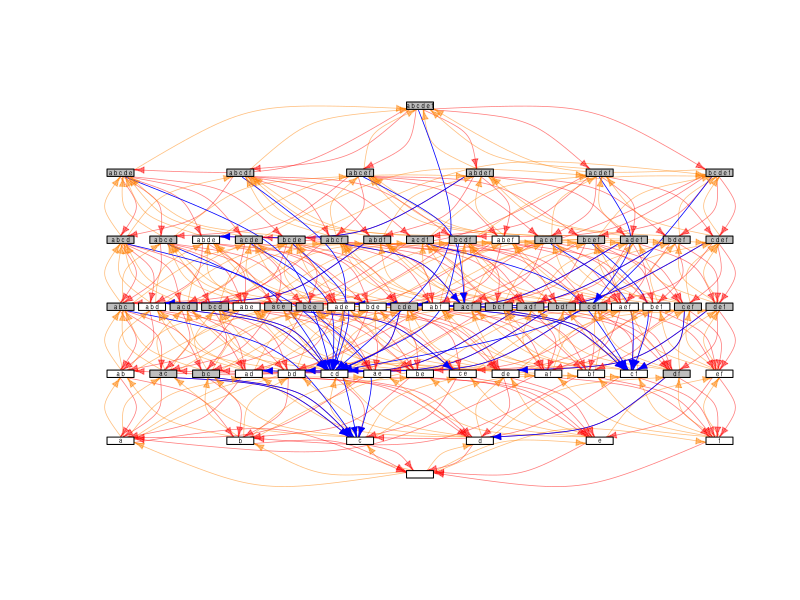
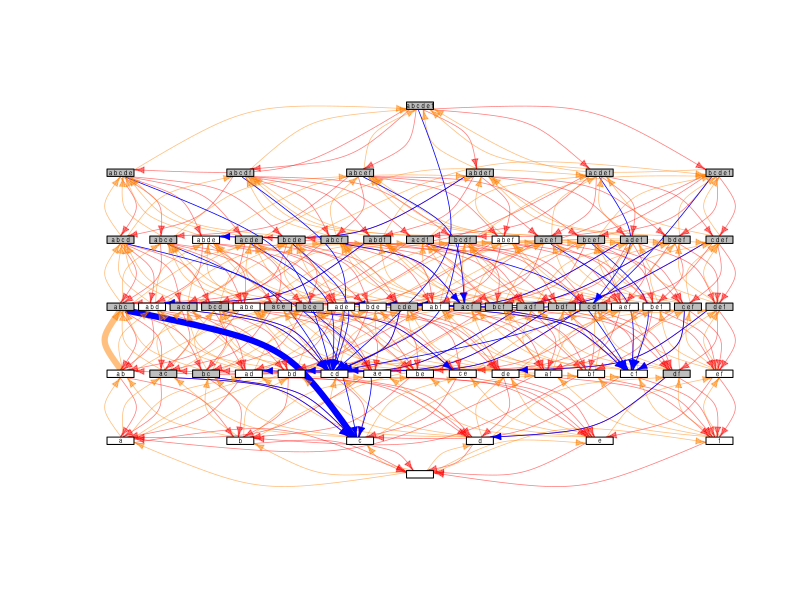
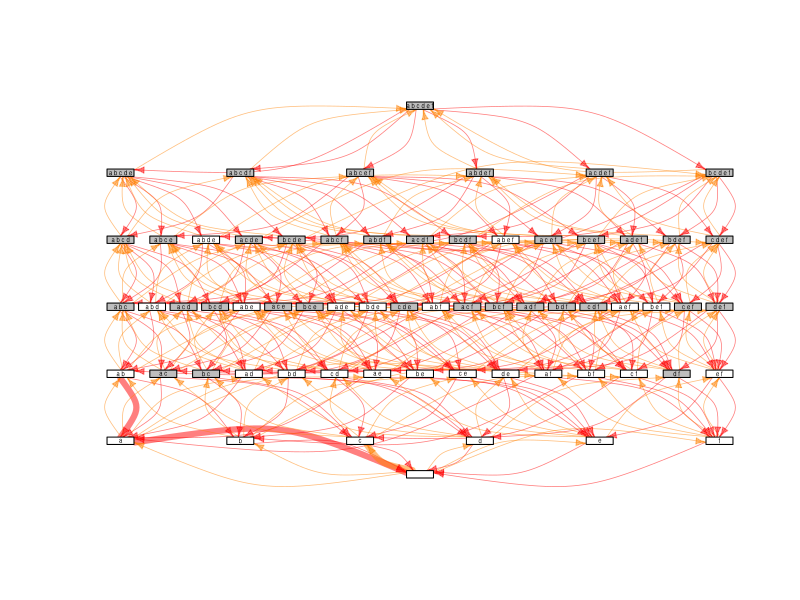
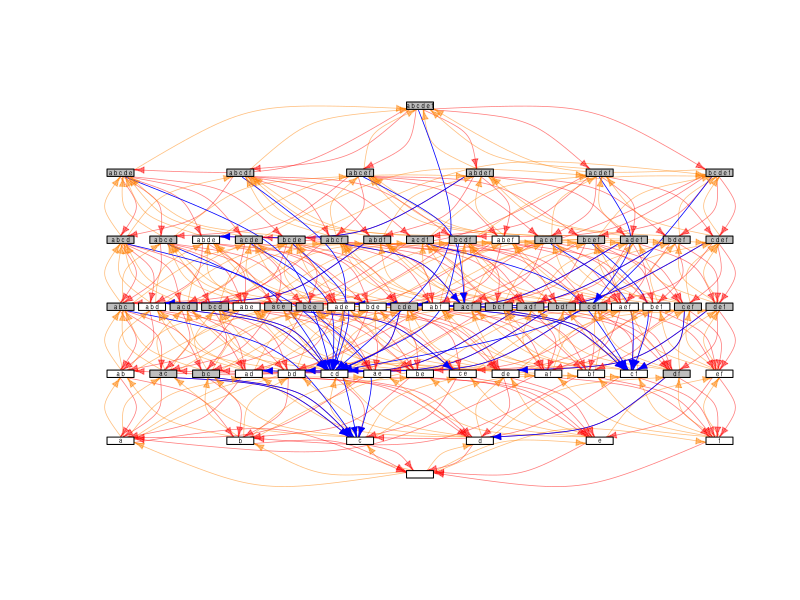

Write the R code that produced these figures, in order.
library(igraph)
library(viridis)
library(ggplot2)
library(ggrepel)
library(randomForest)
library(dplyr)
library(tidyr)

if (!file.exists('outputs_r'))
{
  dir.create('outputs_r')
}

generate_assemblages <- function(n, labels=letters)
{
  df = expand.grid(replicate(n, 0:1, simplify = FALSE))
  names(df) = labels[1:n]
  
  new_states = as.data.frame(matrix(data=0,nrow=nrow(df),ncol=ncol(df)))
  names(new_states) = paste(names(df),"new",sep=".")
  
  df_final = data.frame(df, 
                        stable=NA, 
                        feasible=NA,
                        tau=NA,
                        richness=NA, 
                        abundance.mean.resident=NA, 
                        abundance.sd.resident=NA, 
                        new_states)
  df_final$richness = apply(df_final[,1:n],1,sum)
  
  return(df_final)
}

generate_params <- function(n, labels=letters, A.diag=-1,
                            distribution.A='norm',
                            A.norm.mean=-0.2, A.norm.sd=0.2,  
                            A.lnorm_neg.meanlog=log(0.25), A.lnorm_neg.sdlog=log(1.5),
                            A.lnorm_pos.meanlog=log(0.25), A.lnorm_pos.sdlog=log(1.5),
                            distribution.r='norm',
                            r.norm.mean=1, r.norm.sd=0.5, 
                            r.lnorm_pos.meanlog=log(1), 
                            r.lnorm_pos.sdlog=log(2))
{
  # interaction matrix
  A = matrix(data=NA,nrow=n,ncol=n)
  dimnames(A) = list(labels[1:n],labels[1:n])
  
  # intrinsic growth rate vector
  r = rep(NA, n)
  names(r) = labels[1:n]
  
  # fill A
  if (distribution.A=='norm')
  {
    A[] = rnorm(n=n*n,mean=A.norm.mean,sd=A.norm.sd) 
  }
  else if (distribution.A=='lnorm_neg')
  {
    A[] = -1*rlnorm(n=n*n,meanlog=A.lnorm_neg.meanlog,sdlog=A.lnorm_neg.sdlog) 
  }
  else if (distribution.A=='lnorm_pos')
  {
    A[] = rlnorm(n=n*n,meanlog=A.lnorm_pos.meanlog,sdlog=A.lnorm_pos.sdlog)
  }
  else
  {
    stop('distribution not found')
  }
  
  # fill r
  if (distribution.r=='norm')
  {
    r[] = rnorm(n=n,mean=r.norm.mean,sd=r.norm.sd)
  }
  else if (distribution.r=='lnorm_pos')
  {
    r[] = rlnorm(n=n,meanlog=r.lnorm_pos.meanlog,sdlog=r.lnorm_pos.sdlog)
  }
  else
  {
    stop('distribution not found')
  }
  
  # set diagonal for A if requested
  if (!is.null(A.diag))
  {
    diag(A) <- rep(A.diag,n)
  }
  
  # return combo
  return(list(A=A,r=r))
}


assign_params <- function(assemblage, params)
{
  stopifnot(nrow(assemblage)==1)
  # find species that are present
  species_indices_present = which(as.numeric(assemblage)==1)
  
  # pick subset of parameters (assuming that the parameters don't change when subsetting)
  A_this = params$A[species_indices_present, species_indices_present, drop=FALSE]
  r_this = params$r[species_indices_present]
  
  return(list(A=A_this,r=r_this))
}

determine_feasibility <- function(params)
{
  if (length(params$r) > 0)
  {
    x = -1 * solve(params$A) %*% params$r
    
    feasibility = all(x > 0)
    new_state = names(params$r)[which(x > 0)]
    if (length(new_state)==0)
    {
      new_state = NULL
    }
    
    abundance.mean.resident = mean(x[x>0])
    abundance.sd.resident = sd(x[x>0])
  }
  else
  {
    feasibility = TRUE
    new_state = NULL
    abundance.mean.resident = NA
    abundance.sd.resident = NA
  }
  
  return(list(feasible=feasibility, 
              new_state = new_state, 
              abundance.mean.resident = abundance.mean.resident, 
              abundance.sd.resident = abundance.mean.resident))
}

determine_stability <- function(params)
{
  if (length(params$r) > 0)
  {
    print(str(params$r))
    print(str(params$A))
    lambda = eigen( diag(params$r,nrow=length(params$r)) %*% params$A  )$values
    stability = all(Re(lambda) < 0)
    if (stability == TRUE)
    {
      tau = -1/max(Re(lambda)) # time constant is inverse of the biggest eigenvalue
    }
    else
    {
      tau = 0
    }
  }
  else
  {
    lambda = NA
    stability = TRUE
    tau = NA
  }
  
  return(list(stable=stability,lambda=lambda,tau=tau))
}

generate_assemblage_transitions <- function(assemblages, params)
{
  n = log2(nrow(assemblages))
  for (i in 1:nrow(assemblages)) # skip the no-species scenario
  {
    params_this = assign_params(assemblage = assemblages[i,1:n], params = params)
    
    f = determine_feasibility(params_this)
    s = determine_stability(params_this)
    
    assemblages[i,"stable"] = s$stable
    assemblages[i,"feasible"] = f$feasible
    assemblages[i,"tau"] = s$tau
    assemblages[i,"abundance.mean.resident"] = f$abundance.mean.resident
    assemblages[i,"abundance.sd.resident"] = f$abundance.sd.resident
    
    if (!is.null(f$new_state))
    {
      assemblages[i,paste(f$new_state,"new",sep=".")] = 1
    }
  }
  return(assemblages)
}


classify_reachable_vertices <- function(network)
{
  vertices_all = V(network)
  
  reachable = rep(NA, length(vertices_all))
  
  for (i in 1:length(vertices_all))
  {
    # if there is at least one natural link pointing in to this verte
    reachable[i] = any(incident(network,v=V(network)[i],mode='in')$type=="natural")
  }
  return(reachable)
}

make_network <- function(assemblages, include.natural = TRUE)
{
  n = log2(nrow(assemblage_transitions))
  # generate labels for natural transitions
  assemblages$from = apply(assemblages[,1:n], 1, function(x) { paste(names(x)[which(x>0)],collapse=" ") })
  # weird numbers in columns help us pick the right columns for the dataframe created in generate_assemblages()
  assemblages$to = apply(assemblages[,(n+7):(2*n+6)], 1, function(x) { paste(gsub("\\.new$","",names(x))[which(x>0)],collapse=" ") })
  
  # identify all single-species additions/deletions  
  transitions_single_matrix = (as.matrix(dist(assemblages_all[,1:n],method='manhattan'))==1)
  dimnames(transitions_single_matrix) = list(assemblages$from, assemblages$from)
  
  transitions_single_df = which(transitions_single_matrix==TRUE,arr.ind=TRUE)
  row.names(transitions_single_df) = NULL
  transitions_single_df = as.data.frame(transitions_single_df)
  # assign labels
  transitions_single_df$from = assemblages$from[ transitions_single_df$row ]
  transitions_single_df$to = assemblages$from[ transitions_single_df$col ]
  # determine if species addition or removal
  transitions_single_df$type = ifelse(sign(sapply(transitions_single_df$to, nchar) - sapply(transitions_single_df$from, nchar))>0,"addition","deletion")
  # keep necessary columns
  transitions_single_df = transitions_single_df[,c("from","to","type")]
  
  # add natural relaxations of unstable states
  transitions_natural_df = assemblages[,c("from","to")]
  transitions_natural_df$type = "natural"
  
  # put all the transition types together
  if (include.natural == TRUE)
  {
    transitions_all = rbind(transitions_single_df, transitions_natural_df)
  }
  else
  {
    transitions_all = transitions_single_df
  }
  
  # simplify the transitions
  # remove loops
  transitions_all = transitions_all[transitions_all$from != transitions_all$to, ]
  
  g = graph_from_data_frame(transitions_all,directed=TRUE,vertices=assemblages[,c("from","stable","feasible","richness")])
  
  # determine reachable vertices
  reachable = classify_reachable_vertices(g)
  V(g)$reachable = reachable
  
  # simplify the transitions, keeping only the minimum cost links when there are multiple choices, and removing loops
  #g = simplify(g, remove.multiple = TRUE, remove.loops = TRUE, edge.attr.comb = 'min')
  
  return(list(graph=g,transitions=transitions_all)) # consider also returning the transition table
}


layout_network <- function(graph)
{
  vertex_names = V(graph)$name
  
  y = sapply(vertex_names, nchar)
  
  df = data.frame(name=vertex_names,x=NA,y=y)
  #df = df[order(df$y),]
  
  for (i in unique(df$y))
  {
    rows_this = which(df$y==i)
    x_out = seq(0,1,length.out=length(rows_this))
    x_out = x_out - mean(x_out)
    df$x[rows_this] = x_out
  }
  
  # select key columns
  df = as.matrix(df[,c("x","y")])
  
  return(df)
}


plot_transitions <- function(network, edge_highlight=NULL, vertex_highlight_start=NULL, vertex_highlight_end=NULL)
{
  edge_types = E(network)$type
  
  edge_colors = c(natural=rgb(0,0,1),addition=rgb(1,0.5,0,0.5),deletion=rgb(1,0,0,0.5))[edge_types]
  edge_widths = rep(0.75, length(edge_types))
  edge_arrow_sizes = rep(0.5, length(edge_types))
  if(!is.null(edge_highlight))
  {
    edge_widths[edge_highlight] = 6
    #edge_arrow_sizes[edge_highlight] = 10 # not currently implemented in igraph...
  }
  
  vertex_colors = ifelse(V(network)$feasible==1 & V(network)$stable==1,'white','gray')
  vertex_frame_colors = 'black'
  
  vertex_shapes = rep('rectangle',length(V(network)))           
  # if(!is.null(vertex_highlight_start))
  # {
  #   vertex_shapes[ which(V(network)$name==vertex_highlight_start) ] = 'circle'
  # }
  # if(!is.null(vertex_highlight_end))
  # {
  #   vertex_shapes[ which(V(network)$name==vertex_highlight_end) ] = 'circle'
  # }
  
  plot(network,
       asp=0,
       layout=layout_network(network),
       edge.arrow.size=edge_arrow_sizes, 
       edge.label=NA,
       edge.curved=TRUE,
       edge.color=edge_colors,
       edge.width=edge_widths,
       vertex.frame.color=vertex_frame_colors,
       vertex.shape=vertex_shapes,
       vertex.label.family='sans',
       vertex.size=9,
       vertex.size2=4,
       vertex.label.cex=0.35,
       vertex.label.color='black',
       vertex.color=vertex_colors)
}

# show an example network
set.seed(1) # replicability
nsp <- 6
params_all = generate_params(n = nsp, A.norm.mean = -0.7, r.norm.mean = 1.7)
assemblages_all = generate_assemblages(n = nsp)
assemblage_transitions = generate_assemblage_transitions(params = params_all, assemblages = assemblages_all)
network_model = make_network(assemblage_transitions)
network_model_no_natural = make_network(assemblage_transitions, include.natural = FALSE)






# identify subset of vertices that are stable/feasible endpoints
candidate_vertices = V(network_model$graph)$name[V(network_model$graph)$feasible & V(network_model$graph)$stable]
# count # of species in each endpoint
candidate_n_species = sapply(sapply(candidate_vertices, strsplit," ",fixed=TRUE),length)
# calculate species gain in each transition
candidate_net_species_gain = -1*outer(candidate_n_species, candidate_n_species, FUN="-")
candidate_endpoints = outer(candidate_vertices, candidate_vertices, paste, sep="->")
candidate_from = outer(candidate_vertices, candidate_vertices,function(a,b){a})
candidate_to = outer(candidate_vertices, candidate_vertices,function(a,b){b})

# calculate transition cost with/without natural paths
weight_table = c(addition=1,deletion=3,natural=0)
candidate_net_cost = distances(network_model$graph, 
                               v=candidate_vertices, 
                               to=candidate_vertices,
                               mode='out',
                               weights=weight_table[E(network_model$graph)$type])

candidate_net_cost_no_natural = distances(network_model_no_natural$graph, 
                                          v=candidate_vertices, 
                                          to=candidate_vertices,
                                          mode='out',
                                          weights=weight_table[E(network_model_no_natural$graph)$type])

candidate_net_cost_improvement = candidate_net_cost_no_natural - candidate_net_cost
# make a table
candidate_table = data.frame(paths = as.vector(candidate_endpoints), 
                             from = as.vector(candidate_from),
                             to = as.vector(candidate_to),
                             net_species_gain = as.vector(candidate_net_species_gain),
                             net_cost = as.vector(candidate_net_cost), 
                             net_cost_no_natural = as.vector(candidate_net_cost_no_natural),
                             net_cost_improvement = as.vector(candidate_net_cost_improvement))
# make space for the best edge and vertex paths
candidate_table$epath = NA
candidate_table$vpath = NA
candidate_table$epath_no_natural = NA
candidate_table$vpath_no_natural = NA

# count whether we are doing a net species addition/removal
add_path_info <- function(network, from, to)
{
  sp = shortest_paths(graph=network, from=as.character(from), to=as.character(to), mode='out',weights=NULL,output='both')
  epath = paste(as.numeric(sp$epath[[1]]),collapse="-")
  vpath = paste(V(network)[as.numeric(sp$vpath[[1]])]$name,collapse="-")
  return(c(epath=epath,vpath=vpath))
}

for (i in 1:nrow(candidate_table))
{
  path_this = add_path_info(network=network_model$graph,from=candidate_table$from[i],to=candidate_table$to[i])
  path_this_no_natural = add_path_info(network=network_model_no_natural$graph,from=candidate_table$from[i],to=candidate_table$to[i])
  
  candidate_table$epath[i] = path_this["epath"]
  candidate_table$vpath[i] = path_this["vpath"]
  candidate_table$epath_no_natural[i] = path_this_no_natural["epath"]
  candidate_table$vpath_no_natural[i] = path_this_no_natural["vpath"]
  print(i/nrow(candidate_table))
}

best_improvements  = candidate_table[candidate_table$net_cost_improvement == 6,]

for (i in 1:1)#nrow(best_improvements))
{
  # find the best path
  epath_this = as.numeric(strsplit(best_improvements[i,"epath"],"-")[[1]])
  epath_types = E(network_model$graph)$type[epath_this]
  
  epath_this_no_natural = as.numeric(strsplit(best_improvements[i,"epath_no_natural"],"-")[[1]])
  epath_types_no_natural = E(network_model_no_natural$graph)$type[epath_this_no_natural]
  
  pdf(file=sprintf('outputs_r/g_lowest_cost_%s-%s.pdf',best_improvements[i,"from"],best_improvements[i,"to"]),width=1.5*nsp,height=1*nsp)
  plot_transitions(network_model$graph, 
                   edge_highlight = NULL, 
                   vertex_highlight_start = NULL, 
                   vertex_highlight_end = NULL)
  plot_transitions(network_model$graph, 
                   edge_highlight = epath_this, 
                   vertex_highlight_start = best_improvements[i,"from"], 
                   vertex_highlight_end = best_improvements[i,"to"])
  plot_transitions(network_model_no_natural$graph, 
                   edge_highlight = epath_this_no_natural, 
                   vertex_highlight_start = best_improvements[i,"from"], 
                   vertex_highlight_end = best_improvements[i,"to"])
  dev.off()
  
  png(file=sprintf('outputs_r/g_lowest_cost_%s-%s.png',best_improvements[i,"from"],best_improvements[i,"to"]),width=1.5*nsp,height=1*nsp,units='in',res=300)
  plot_transitions(network_model$graph, 
                   edge_highlight = NULL, 
                   vertex_highlight_start = NULL, 
                   vertex_highlight_end = NULL)
  dev.off()
  
  print(i/nrow(best_improvements))
}
